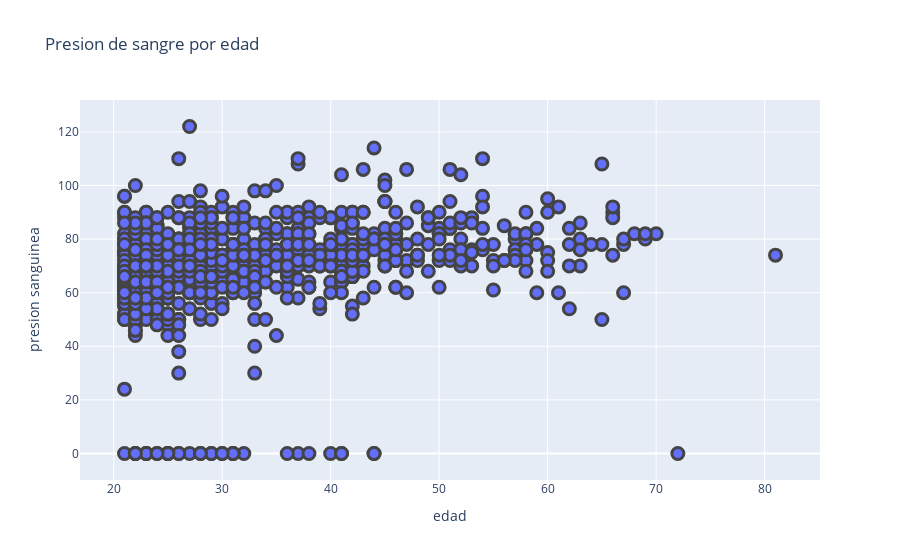

Here is the notebook cell this chart was saved with:
### Code cell
fig.show()
#Tenemos la opcion de generar un archivo HTML con la siguiente instruccion
#pyo.plot(fig,filename="presion_de_sangre.html")

### Figure 1 — Plotly figure (JSON) as saved in the notebook; plotly's stock layout.template omitted (floating-point values rounded to 4 significant figures; data arrays with more than 128 entries replaced by an {"elided": "..."} marker saying what was removed)
{"data": [{"marker": {"line": {"width": 3}, "size": 12, "symbol": "circle"}, "mode": "markers", "type": "scatter", "x": {"elided": "768 int values"}, "y": {"elided": "768 int values"}}], "layout": {"autosize": true, "title": {"text": "Presion de sangre por edad"}, "xaxis": {"autorange": true, "range": [17.17, 84.83], "title": {"text": "edad"}, "type": "linear"}, "yaxis": {"autorange": true, "range": [-8.936, 130.9], "title": {"text": "presion sanguinea"}, "type": "linear"}}}
